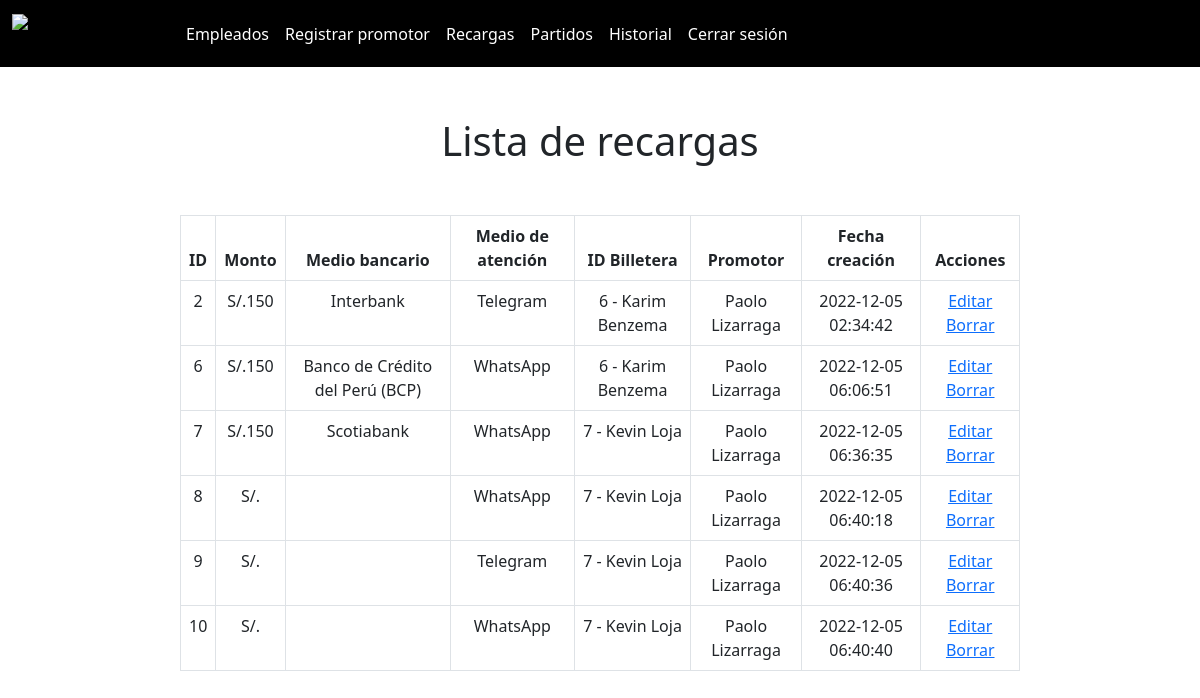
/list_recargas.php (signed in), run on the app's committed database.
### tables this page shows
CREATE TABLE `recarga` (
  `idrecarga` int(11) NOT NULL,
  `monto` decimal(4,0) DEFAULT NULL,
  `mediobancario` varchar(255) DEFAULT NULL,
  `medioatencion` varchar(255) NOT NULL,
  `idbilletera` int(11) NOT NULL,
  `idpromotor` int(11) NOT NULL,
  `estado` int(1) NOT NULL DEFAULT 1 COMMENT '1=SOLICITADO,2=ATENDIDO,3=CANCELADO',
  `created_at` timestamp NOT NULL DEFAULT current_timestamp()
);

CREATE TABLE `usuario` (
  `idusuario` int(11) NOT NULL,
  `nombre` varchar(100) NOT NULL,
  `apellido_p` varchar(50) NOT NULL,
  `apellido_m` varchar(50) NOT NULL,
  `password` varchar(255) NOT NULL,
  `correo` varchar(255) NOT NULL,
  `telefono` varchar(11) NOT NULL,
  `idusuariotipo` int(10) NOT NULL,
  `idbilletera` int(10) DEFAULT NULL
);

### list_recargas.php (the view, shortened to what this page needs)
<?php include("database/bd_connection.php")?>
<?php include("includes/header.php")?>
<?php
$correo = $_SESSION['correo'];
$password = $_SESSION['password'];
$query = "SELECT * FROM usuario WHERE correo='$correo' AND password='$password'";
$result_usuario = mysqli_query($conn, $query);
$userinfo = mysqli_fetch_array($result_usuario);
$idusuario = $userinfo['idusuario'];
$idusuariotipo = $userinfo['idusuariotipo'];
?>
<h1 style="text-align:center; margin-top:50px">Lista de recargas</h1>
<div class="col-md-8" style="width:70%; text-align:center; margin: 0 auto; margin-top:50px">
    <table class="table table-bordered">
        <thead>
            <tr>
                <th>ID</th>
                <th>Monto</th>
                <th>Medio bancario</th>
                <th>Medio de atención</th>
                <th>ID Billetera</th>
                <th>Promotor</th>
                <th>Fecha creación</th>
                <th>Acciones</th>
            </tr>
        </thead>
        <tbody>
            <?php
            if($idusuariotipo==1)
            {
                $select_recarga = "SELECT * FROM recarga WHERE estado<>3";
                $result_recarga = mysqli_query($conn, $select_recarga);
                $recargainfo = mysqli_fetch_array($result_recarga);
            }
            elseif($idusuariotipo==2)
            {
                $select_recarga = "SELECT * FROM recarga WHERE idpromotor='$idusuario' AND estado<>3 ORDER BY estado";
                $result_recarga = mysqli_query($conn, $select_recarga);
                $recargainfo = mysqli_fetch_array($result_recarga);
                $idrecarga = $recargainfo['idrecarga'];
            }
            while($row = mysqli_fetch_array($result_recarga)) { ?>
                <tr>
                    <td><?php echo $row['idrecarga']?></td>
                    <td>S/.<?php echo $row['monto']?></td>
                    <td><?php echo $row['mediobancario']?></td>
                    <td><?php echo $row['medioatencion']?></td>
                    <?php $idbilletera=$row['idbilletera']?>
                    <?php $query_usuariobilletera = "SELECT nombre, apellido_p FROM usuario WHERE idbilletera='$idbilletera'";
                    $result_usuariobilletera = mysqli_query($conn, $query_usuariobilletera);
                    $usuariobilleterainfo = mysqli_fetch_array($result_usuariobilletera);
                    $nombreusuariobilletera = $usuariobilleterainfo['nombre'];
                    $apellidousuariobilletera = $usuariobilleterainfo['apellido_p'];
                    ?>
                    <td>
                        <?php echo $idbilletera.' - '.$nombreusuariobilletera.' '.$apellidousuariobilletera?>
                    </td>
                    <?php $idusuariopromotor=$row['idpromotor']?>
                    <?php $query_usuariopromotor = "SELECT nombre, apellido_p FROM usuario WHERE idusuario='$idusuariopromotor'";
                    $result_usuariopromotor = mysqli_query($conn, $query_usuariopromotor);
                    $usuariopromotorinfo = mysqli_fetch_array($result_usuariopromotor);
                    $nombreusuariopromotor = $usuariopromotorinfo['nombre'];
                    $apellidousuariopromotor = $usuariopromotorinfo['apellido_p'];
                    ?>
                    <td>
                        <?php echo $nombreusuariopromotor.' '.$apellidousuariopromotor?>
                    </td>
                    <td><?php echo $row['created_at']?></td>
                    <td>
                        <?php if($recargainfo['estado'] <> 3) : ?>
                        <a href="controller/edit_recarga.php?id=<?php echo $row['idrecarga']?>">
                            Editar
                        </a>
                        <a href="controller/delete_recarga.php?id=<?php echo $row['idrecarga']?>">
                            Borrar
                        </a>
                        <?php endif; ?>
                    </td>
                </tr>
            <?php } ?>
        </tbody>
    </table>
</div>
<?php include("includes/footer.php")?>

### data on the page
recarga: idrecarga "2", monto "150", mediobancario "Interbank", medioatencion "Telegram", idbilletera "6", usuario.nombre "Karim", usuario.apellido_p "Benzema", idpromotor.nombre "Paolo", idpromotor.apellido_p "Lizarraga", created_at "2022-12-05 02:34:42"
recarga: idrecarga "6", monto "150", mediobancario "Banco de Crédito del Perú (BCP)", medioatencion "WhatsApp", idbilletera "6", usuario.nombre "Karim", usuario.apellido_p "Benzema", idpromotor.nombre "Paolo", idpromotor.apellido_p "Lizarraga", created_at "2022-12-05 06:06:51"
recarga: idrecarga "7", monto "150", mediobancario "Scotiabank", medioatencion "WhatsApp", idbilletera "7", usuario.nombre "Kevin", usuario.apellido_p "Loja", idpromotor.nombre "Paolo", idpromotor.apellido_p "Lizarraga", created_at "2022-12-05 06:36:35"
recarga: idrecarga "8", medioatencion "WhatsApp", idbilletera "7", usuario.nombre "Kevin", usuario.apellido_p "Loja", idpromotor.nombre "Paolo", idpromotor.apellido_p "Lizarraga", created_at "2022-12-05 06:40:18"
recarga: idrecarga "9", medioatencion "Telegram", idbilletera "7", usuario.nombre "Kevin", usuario.apellido_p "Loja", idpromotor.nombre "Paolo", idpromotor.apellido_p "Lizarraga", created_at "2022-12-05 06:40:36"
recarga: idrecarga "10", medioatencion "WhatsApp", idbilletera "7", usuario.nombre "Kevin", usuario.apellido_p "Loja", idpromotor.nombre "Paolo", idpromotor.apellido_p "Lizarraga", created_at "2022-12-05 06:40:40"
